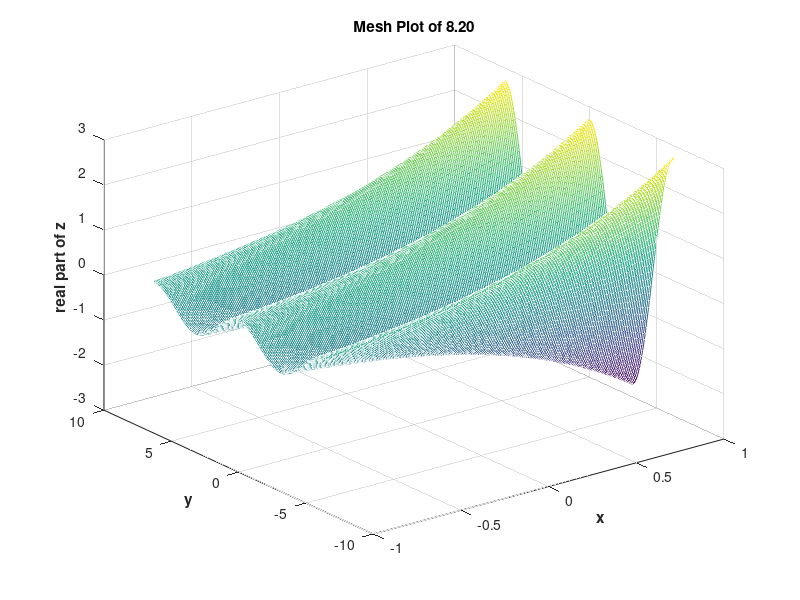
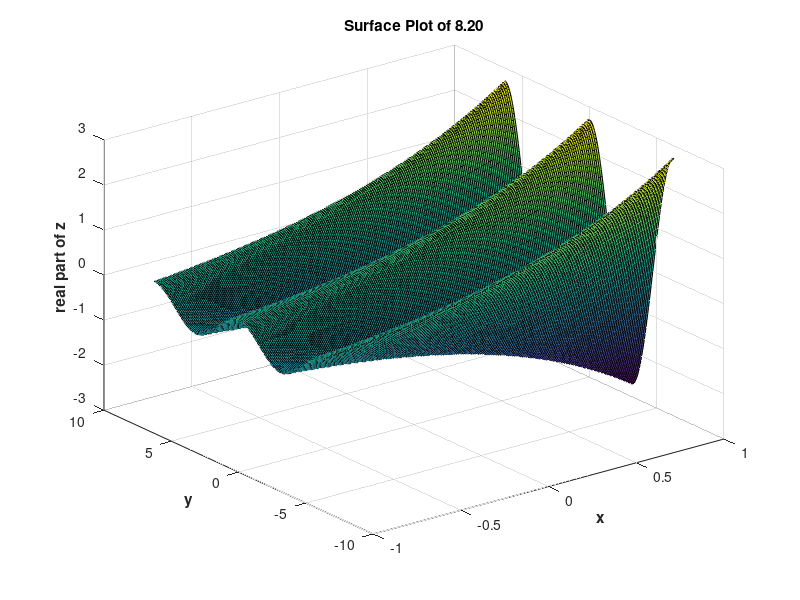
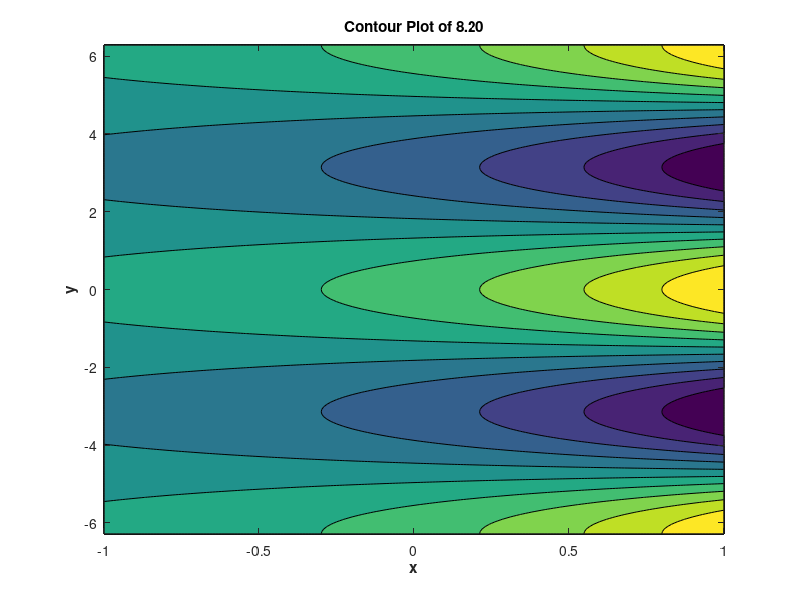

MATLAB code to generate these figures, in order:
% Script file: Exercise8_20.m
%
% Purpose:
% Dealing with Complex number plots
%
% Record of revisions:
% Date     Programmer   Description of change
% ======== ============ =====================
% 22/10/25 GeorgeDong32 Version 1.1
%
% Defined variables:
% [x y] plots' x and y values
% z plots' z values

[x, y] = meshgrid(-1:0.01:1, (-2 * pi):(0.02 * pi):(2 * pi));
z = exp(x + y * 1i);

%drawing mesh plot
figure();
mesh(x, y, real(z));
title('\bfMesh Plot of 8.20');
xlabel('\bfx');
ylabel('\bfy');
zlabel('\bfreal part of z');

%draw surface plot
figure();
surf(x, y, real(z));
title('\bfSurface Plot of 8.20');
xlabel('\bfx');
ylabel('\bfy');
zlabel('\bfreal part of z');

%draw contour plot
figure();
contourf(x, y, real(z));
title('\bfContour Plot of 8.20');
xlabel('\bfx');
ylabel('\bfy');
zlabel('\bfreal part of z');
